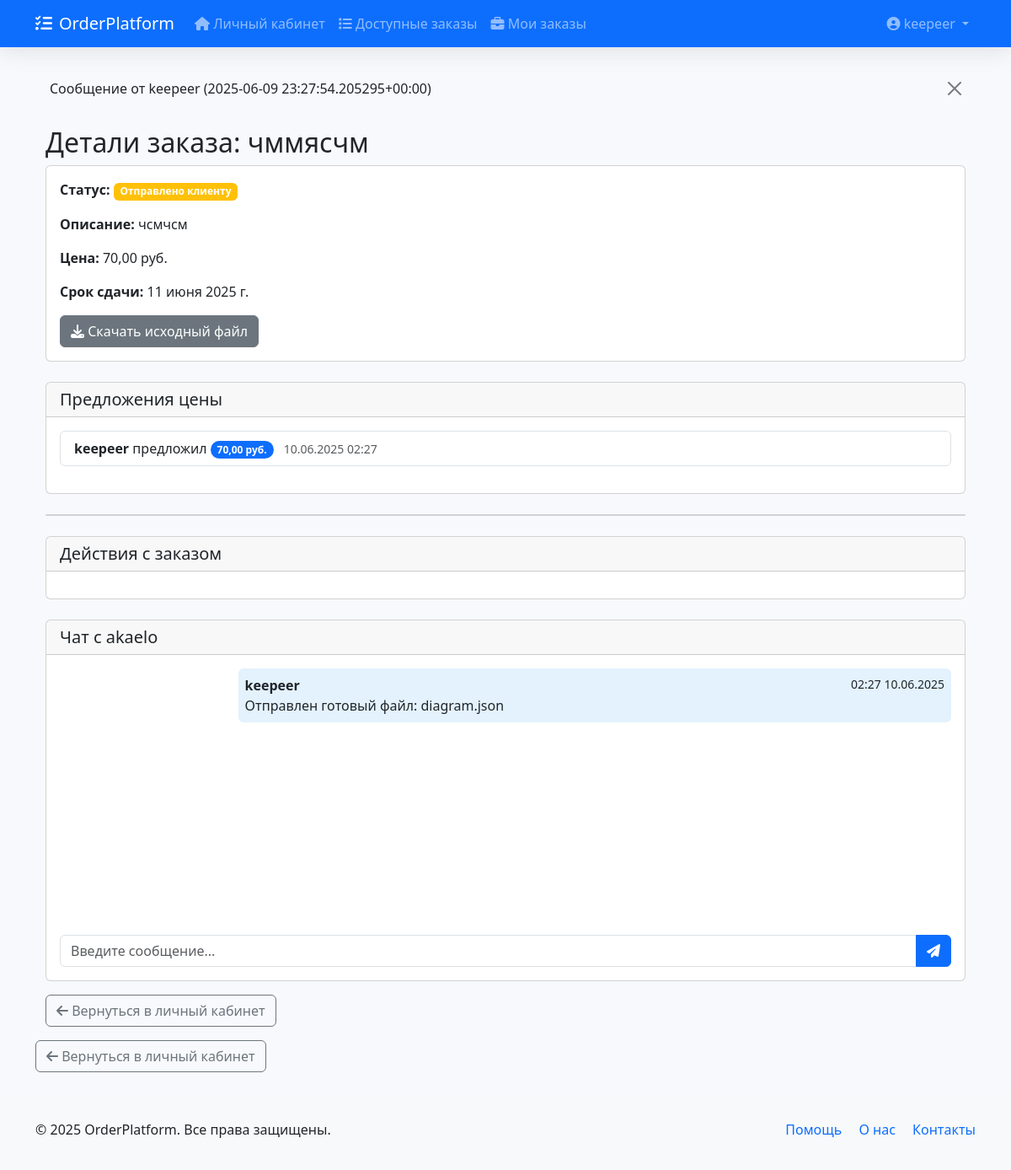
Screenshot of /orders/order/77/ (signed in) with the database file from the repository.
### users/models.py (models this page shows, shortened)
class User(AbstractUser):
    class Meta:
        verbose_name = 'Пользователь'
        verbose_name_plural = 'Пользователи'
        permissions = [
            ("can_request_payout", "Can request payout"),
        ]
    is_customer = models.BooleanField(default=False, verbose_name="Заказчик")
    is_employee = models.BooleanField(default=False, verbose_name="Исполнитель")
    wallet_address = models.CharField(max_length=100, blank=True, null=True, verbose_name="Кошелек")
    phone = models.CharField(max_length=20, blank=True, null=True, verbose_name="Телефон")
    groups = models.ManyToManyField(
        Group,
        verbose_name="Группы",
        blank=True,
        related_name="custom_user_groups"
    )
    user_permissions = models.ManyToManyField(
        Permission,
        verbose_name="Права доступа",
        blank=True,
        related_name="custom_user_permissions"
    )

### messaging/models.py (models this page shows)
class Message(models.Model):
    order = models.ForeignKey(Order, on_delete=models.CASCADE, related_name='messages')
    sender = models.ForeignKey(User, on_delete=models.CASCADE)
    text = models.TextField(verbose_name="Текст сообщения")
    timestamp = models.DateTimeField(auto_now_add=True, verbose_name="Время отправки")
    is_read = models.BooleanField(default=False, verbose_name="Прочитано")
    class Meta:
        verbose_name = 'Сообщение'
        verbose_name_plural = 'Сообщения'
        ordering = ['timestamp']
    def __str__(self):
        return f"Сообщение от {self.sender.username} ({self.timestamp})"

### orders/models.py (models this page shows, shortened)
class Order(models.Model):
    WORK_TYPE_CHOICES = [
        ('coursework', 'Курсовая работа'),
        ('diploma', 'Дипломная работа'),
        ('essay', 'Эссе'),
        ('research', 'Реферат'),
        ('lab_work', 'Лабораторная'),
        ('other', 'Другое'),
    ]
    STATUS_CHOICES = [
        ('pending', 'Ожидает исполнителя'),
        ('price_proposed', 'Ожидает подтверждения цены'),
        ('waiting_approval', 'Ожидает подтверждения'),
        ('in_progress', 'В работе'),
        ('submitted', 'Отправлено клиенту'),
        ('approved', 'Принято клиентом'),
        ('rejected', 'Отклонено клиентом'),
        ('completed', 'Завершено'),
        ('auto_completed', 'Автоматически завершено'),
        ('refunded', 'Возврат средств'),
        ('closed', 'Закрыт'),
    ]
    TAG_CHOICES = [
        ('ready_work', 'Готовая работа'),
        ('consultation', 'Консультация'),
        ('final_touches', 'Финальные штрихи'),
    ]
    customer = models.ForeignKey(User, on_delete=models.CASCADE, related_name='customer_orders')
    employee = models.ForeignKey(User, on_delete=models.SET_NULL, null=True, blank=True,
                                 related_name='employee_orders')
    title = models.CharField(max_length=255, verbose_name="Название")
    description = models.TextField(verbose_name="Описание")
    work_type = models.CharField(max_length=20, choices=WORK_TYPE_CHOICES, default='coursework')
    status = models.CharField(max_length=25, choices=STATUS_CHOICES, default='pending')
    deadline = models.DateField(verbose_name="Срок сдачи", null=True, blank=True)
    file = models.FileField(upload_to=rename_uploaded_file, null=True, blank=True)
    tag = models.CharField(max_length=30, choices=TAG_CHOICES, blank=True, null=True)
    created_at = models.DateTimeField(auto_now_add=True)
    updated_at = models.DateTimeField(auto_now=True)
    completed_file = models.FileField(upload_to='completed_orders/', null=True, blank=True)
    price = models.DecimalField(max_digits=10, decimal_places=2, null=True, blank=True, default=0)
    class Meta:
        verbose_name = 'Заказ'
        verbose_name_plural = 'Заказы'
        ordering = ['-created_at']

### payments/models.py (models this page shows)
class PriceProposal(models.Model):
    order = models.ForeignKey(Order, on_delete=models.CASCADE, related_name='price_proposals')
    employee = models.ForeignKey(User, on_delete=models.CASCADE)
    proposed_price = models.DecimalField(max_digits=10, decimal_places=2)
    created_at = models.DateTimeField(auto_now_add=True)
    is_accepted = models.BooleanField(default=False)
    class Meta:
        unique_together = ('order', 'employee')

### orders/views.py (the view)
# urls.py: path('order/<int:order_id>/', login_required(order_detail_view), name='order_detail'),
@login_required
def order_detail_view(request, order_id):
    order = get_object_or_404(Order, id=order_id)
    if request.user not in [order.customer, order.employee]:
        return redirect('profile')
    if request.method == 'POST':
        form = MessageForm(request.POST)
        if form.is_valid():
            message = form.save(commit=False)
            message.order = order
            message.sender = request.user
            message.save()
            return redirect('order_detail', order_id=order.id)
    else:
        form = MessageForm()
    show_price_proposal = (
        request.user == order.customer and
        order.price_proposals.filter(is_accepted=False).exists()
    )
    can_propose_price = (
        request.user.is_employee and
        order.status == 'pending' and
        not order.price_proposals.filter(employee=request.user).exists()
    )
    return render(request, 'orders/order_detail.html', {
        'order': order,
        'messages': order.messages.all(),
        'form': form,
        'proposals': order.price_proposals.all().select_related('employee'),
        'show_price_proposal': show_price_proposal,
        'active_proposal': order.price_proposals.filter(is_accepted=False).first(),
        'can_propose_price': can_propose_price,
    })

### orders/forms.py
class MessageForm(forms.ModelForm):
    class Meta:
        model = Message
        fields = ['text']
        widgets = {
            'text': forms.Textarea(attrs={'rows': 2, 'placeholder': 'Введите сообщение...'})
        }

### orders/context_processors.py (called while the page is built)
def dispute_notifications(request):
    if request.user.is_staff:
        pending_count = Dispute.objects.filter(status='pending').count()
        return {'pending_disputes_count': pending_count}
    return {}

### orders/templates/orders/order_detail.html (shortened to what this page needs)
{% extends "base.html" %}
{% block content %}
<div class="container">
  <h2>Детали заказа: {{ order.title }}</h2>
  <div class="order-info card mb-4">
    <div class="card-body">
      <p><strong>Статус:</strong> <span class="badge
        {% if order.status == 'completed' %}bg-success
        {% elif order.status == 'rejected' %}bg-danger
        {% elif order.status == 'submitted' %}bg-warning
        {% else %}bg-info{% endif %}">
        {{ order.get_status_display }}
      </span></p>
      <p><strong>Описание:</strong> {{ order.description }}</p>
      <p><strong>Цена:</strong> {{ order.price }} руб.</p>
      <p><strong>Срок сдачи:</strong> {{ order.deadline|default:"не указан" }}</p>
      {% if order.file %}
        <div class="mt-3">
          <a href="{{ order.file.url }}" download class="btn btn-secondary">
            <i class="fas fa-download"></i> Скачать исходный файл
          </a>
        </div>
      {% endif %}
    </div>
  </div>
  <div class="card mb-4">
    <div class="card-header">
      <h5 class="mb-0">Предложения цены</h5>
    </div>
    <div class="card-body">
      {% if proposals %}
        <div class="list-group mb-3">
          {% for proposal in proposals %}
          <div class="list-group-item d-flex justify-content-between align-items-center">
            <div>
              <strong>{{ proposal.employee.username }}</strong> предложил
              <span class="badge bg-primary rounded-pill">{{ proposal.proposed_price }} руб.</span>
              <small class="text-muted ms-2">{{ proposal.created_at|date:"d.m.Y H:i" }}</small>
            </div>
          </div>
          {% endfor %}
        </div>
      {% else %}
        <p class="text-muted">Пока нет предложений цены</p>
      {% endif %}
    </div>
  </div>
  <div class="card mb-4">
  </div>
  <div class="card mb-4">
    <div class="card-header">
      <h5 class="mb-0">Действия с заказом</h5>
    </div>
    <div class="card-body">
    </div>
  </div>
  <div class="card">
    <div class="card-header">
      <h5 class="mb-0">Чат с {% if user == order.customer %}{{ order.employee.username }}{% else %}{{ order.customer.username }}{% endif %}</h5>
    </div>
    <div class="card-body">
      <div class="chat-messages mb-3" style="height: 300px; overflow-y: auto;">
        {% for message in order.messages.all %}
          <div class="message {% if message.sender == user %}sent{% else %}received{% endif %} mb-2 p-2 rounded">
            <div class="message-header d-flex justify-content-between">
              <strong>{{ message.sender.username }}</strong>
              <small>{{ message.timestamp|date:"H:i d.m.Y" }}</small>
            </div>
            <div class="message-body">{{ message.text }}</div>
          </div>
        {% empty %}
          <p class="text-muted">Сообщений пока нет</p>
        {% endfor %}
      </div>
      <form method="post" class="chat-form">
        <div class="input-group">
          <input type="text" name="text" class="form-control" placeholder="Введите сообщение..." required>
          <button type="submit" class="btn btn-primary">
            <i class="fas fa-paper-plane"></i>
          </button>
        </div>
      </form>
    </div>
  </div>
  <a href="{% url 'users:profile' %}" class="btn btn-outline-secondary mt-3">
    <i class="fas fa-arrow-left"></i> Вернуться в личный кабинет
  </a>
</div>
  <a href="{% url 'users:profile' %}" class="btn btn-outline-secondary mt-3">
    <i class="fas fa-arrow-left"></i> Вернуться в личный кабинет
  </a>
</div>
{% endblock %}

### users/templates/base.html (shortened to what this page needs)
<!DOCTYPE html>
<html lang="ru">
<head>
    <link href="https://cdn.jsdelivr.net/npm/bootstrap@5.3.0/dist/css/bootstrap.min.css" rel="stylesheet">
    <link rel="stylesheet" href="https://cdnjs.cloudflare.com/ajax/libs/font-awesome/6.4.0/css/all.min.css">
</head>
<body>
    <nav class="navbar navbar-expand-lg navbar-dark bg-primary">
        <div class="container">
            <a class="navbar-brand" href="{% url 'home' %}">
                <i class="fas fa-tasks me-2"></i>OrderPlatform
            </a>
            <div class="collapse navbar-collapse" id="navbarNav">
                <ul class="navbar-nav me-auto">
                    {% if user.is_authenticated %}
                        <li class="nav-item">
                            <a class="nav-link" href="{% url 'users:profile' %}">
                                <i class="fas fa-home"></i> Личный кабинет
                            </a>
                        </li>
                        {% if user.is_employee %}
                            <li class="nav-item">
                                <a class="nav-link" href="{% url 'orders:order_list' %}">
                                    <i class="fas fa-list"></i> Доступные заказы
                                </a>
                            </li>
                            <li class="nav-item">
                                <a class="nav-link" href="{% url 'orders:my_orders' %}">
                                    <i class="fas fa-briefcase"></i> Мои заказы
                                </a>
                            </li>
                        {% endif %}
                    {% endif %}
                </ul>
                <ul class="navbar-nav">
                    {% if user.is_authenticated %}
                        <li class="nav-item dropdown">
                            <a class="nav-link dropdown-toggle" href="#" id="userDropdown" role="button" data-bs-toggle="dropdown">
                                <i class="fas fa-user-circle"></i> {{ user.username }}
                            </a>
                        </li>
                    {% endif %}
                </ul>
            </div>
        </div>
    </nav>
    <main class="content-wrapper">
        <div class="container">
            {% if messages %}
                {% for message in messages %}
                    <div class="alert alert-{{ message.tags }} alert-dismissible fade show" role="alert">
                        {{ message }}
                        <button type="button" class="btn-close" data-bs-dismiss="alert"></button>
                    </div>
                {% endfor %}
            {% endif %}
            {% block content %}{% endblock %}
    </main>
    <footer class="bg-light text-center">
        <div class="container py-3">
            <div class="row">
                <div class="col-md-6 text-md-start">
                    <p class="mb-0">&copy; {% now "Y" %} OrderPlatform. Все права защищены.</p>
                </div>
                <div class="col-md-6 text-md-end">
                    <a href="#" class="text-decoration-none me-3">Помощь</a>
                    <a href="#" class="text-decoration-none me-3">О нас</a>
                    <a href="#" class="text-decoration-none">Контакты</a>
                </div>
            </div>
        </div>
    </footer>
</body>
</html>

### users/templates/base.html (style rules this page uses)
:root { --primary-color: #4e73df; --secondary-color: #858796; --success-color: #1cc88a; --danger-color: #e74a3b; --warning-color: #f6c23e; }
body { display: flex; flex-direction: column; min-height: 100vh; background-color: #f8f9fc; }
.navbar { box-shadow: 0 0.15rem 1.75rem 0 rgba(58, 59, 69, 0.15); }
.content-wrapper { flex: 1; padding: 20px 0; }
footer { background-color: #f8f9fa; padding: 20px 0; margin-top: auto; }
.message.sent { background-color: #e3f2fd; margin-left: 20%; border-radius: 18px 18px 0 18px; }

### rows the page displays
User: username "keepeer"
Message: sender+timestamp "Сообщение от keepeer (2025-06-09 23:27:54.205295+00:00)", sender.username "keepeer", timestamp "02:27 10.06.2025", text "Отправлен готовый файл: diagram.json"
Order: title "чммясчм", status "Отправлено клиенту", description "чсмчсм", price "70,00", deadline "11 июня 2025 г.", customer.username "akaelo"
PriceProposal: employee.username "keepeer", proposed_price "70,00", created_at "10.06.2025 02:27"
